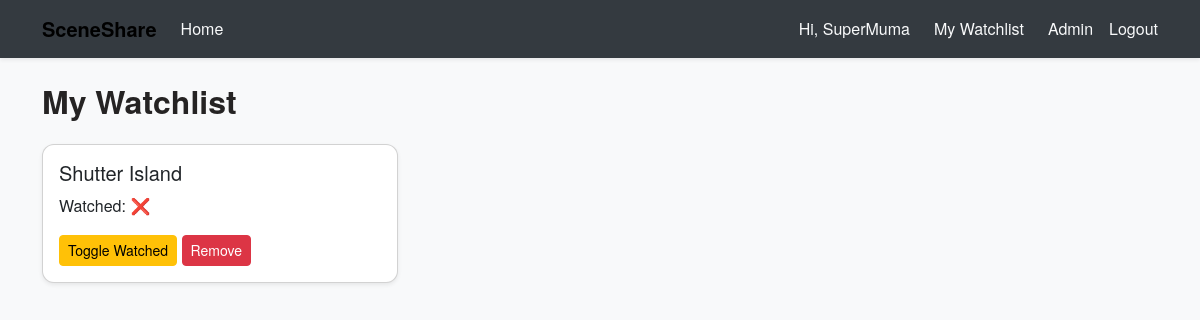
The app's page /watchlist/ (signed in) with its own data.
### movies/models.py (models this page shows, shortened)
class Watchlist(models.Model):
    user = models.ForeignKey(User, on_delete=models.CASCADE, related_name="watchlist")
    movie = models.ForeignKey("Movie", on_delete=models.CASCADE, related_name="watchlist_entries")
    watched = models.BooleanField(default=False)
    class Meta:
        unique_together = ("user", "movie") #Prevents duplicate entries

class Movie(models.Model):
    title = models.CharField(max_length=255)
    description = models.TextField(blank=True)
    release_year = models.PositiveIntegerField(null=True, blank=True)
    poster = models.ImageField(upload_to='posters/', blank=True, null=True)
    tmdb_id = models.IntegerField(unique=True, null=True, blank=True)
    title = models.CharField(max_length=255)
    release_date = models.CharField(max_length=20, blank=True, null=True)
    overview = models.TextField(blank=True, null=True)
    poster_path = models.CharField(max_length=255, blank=True, null=True)

### movies/views.py (the view)
# urls.py: path("watchlist/", views.watchlist, name="watchlist"),
@login_required
def watchlist(request):
    entries = request.user.watchlist.select_related('movie').all()
    context = {
        'entries': entries
    }
    return render(request, 'movies/watchlist.html', context)

### movies/templates/movies/watchlist.html
{% extends "base.html" %}
{% block content %}
<h2 class="mb-4">My Watchlist</h2>
{% if entries %}
  <div class="row">
    {% for entry in entries %}
      <div class="col-md-4 mb-3">
        <div class="card shadow-sm">
          <div class="card-body">
            <h5 class="card-title">{{ entry.movie.title }}</h5>
            <p class="card-text">Watched: {{ entry.watched|yesno:"✅,❌" }}</p>
            {% if entry.movie.tmdb_id %}
              <a href="{% url 'toggle_watched_tmdb' entry.movie.tmdb_id %}" class="btn btn-sm btn-warning">Toggle Watched</a>
              <a href="{% url 'remove_from_watchlist_tmdb' entry.movie.tmdb_id %}" class="btn btn-sm btn-danger">Remove</a>
            {% else %}
              <a href="{% url 'toggle_watched_local' entry.movie.id %}" class="btn btn-sm btn-warning">Toggle Watched</a>
              <a href="{% url 'remove_from_watchlist_local' entry.movie.id %}" class="btn btn-sm btn-danger">Remove</a>
            {% endif %}
          </div>
        </div>
      </div>
    {% endfor %}
  </div>
{% else %}
  <div class="alert alert-info">Your watchlist is empty.</div>
{% endif %}
{% endblock %}

### templates/base.html (shortened to what this page needs)
{% load static %}
{% load extras %}
<!DOCTYPE html>
<html lang="en">
<head>
    <link href="https://cdn.jsdelivr.net/npm/bootstrap@5.3.2/dist/css/bootstrap.min.css" rel="stylesheet">
    <link
      rel="stylesheet"
      href="https://cdnjs.cloudflare.com/ajax/libs/font-awesome/6.4.0/css/all.min.css"
    />
    <link rel="stylesheet" href="{% static 'css/styles.css' %}">
</head>
<body>
  <nav class="navbar navbar-expand-lg navbar-light bg-light shadow-sm">
    <div class="container">
      <a class="navbar-brand fw-bold" href="{% url 'home' %}">SceneShare</a>
      <div class="collapse navbar-collapse" id="mainNav">
        <ul class="navbar-nav me-auto mb-2 mb-lg-0">
          <li class="nav-item"><a class="nav-link" href="{% url 'home' %}">Home</a></li>
        </ul>
        <ul class="navbar-nav ms-auto mb-2 mb-lg-0 align-items-center">
          {% if user.is_authenticated %}
            <li class="nav-item me-2">
              <a class="nav-link" href="{% url 'profile' %}">Hi, {{ user.username }}</a>
            </li>
            <li class="nav-item me-2">
  <a class="nav-link" href="{% url 'watchlist' %}">My Watchlist</a>
</li>
            {% if user.is_staff %}
              <li class="nav-item me-2">
                <a class="nav-link" href="{% url 'admin:index' %}">Admin</a>
              </li>
            {% endif %}
            <li class="nav-item">
              <form method="POST" action="{% url 'logout' %}" class="d-inline">
                <button class="btn btn-link nav-link p-0" type="submit">Logout</button>
              </form>
            </li>
          {% else %}
            <li class="nav-item"><a class="nav-link" href="{% url 'register' %}">Register</a></li>
            <li class="nav-item"><a class="nav-link" href="{% url 'login' %}">Login</a></li>
          {% endif %}
        </ul>
      </div>
    </div>
  </nav>
  <div class="container mt-4">
    {% block content %}{% endblock %}
  </div>
</body>
</html>

### static/css/styles.css (style rules this page uses)
body { background-color: #f8f9fa; font-family: "Helvetica Neue", Arial, sans-serif; line-height: 1.6; color: #333; }
.navbar { background-color: #343a40 !important; }
.navbar .nav-link { color: #f8f9fa !important; transition: color 0.2s; }
h1, h2, h3 { font-weight: bold; margin-bottom: 20px; color: #252323; }
.card { border-radius: 12px; box-shadow: 0 4px 8px rgba(0, 0, 0, 0.1); transition: transform 0.2s; }

### records on screen
Watchlist: movie "Shutter Island", watched "❌", shows "Toggle Watched"

### other values on screen
{{ user.username }} "SuperMuma"
